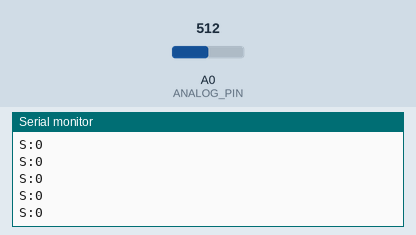
Recording of a sketch running on a simulated Arduino Uno, built with avr-gcc and run on an emulated ATmega328P. Parts: the last lines printed to the serial monitor. The test bench sets the inputs (shaded band); at power-on: A0 (ANALOG_PIN) = 512.

Above: at 4.2 s.
4.3 s: A0 (ANALOG_PIN) set to 716
At 5.88 s:
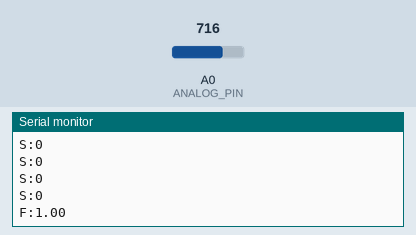
7.1 s: A0 (ANALOG_PIN) set to 1023
At 7.34 s:
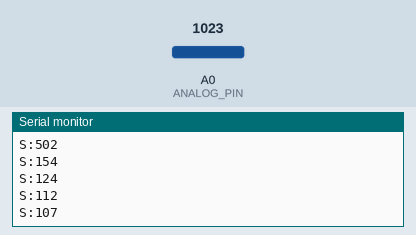
Timing chart, 0 to 10.1 s (numbered marks = the images above; inputs shaded):
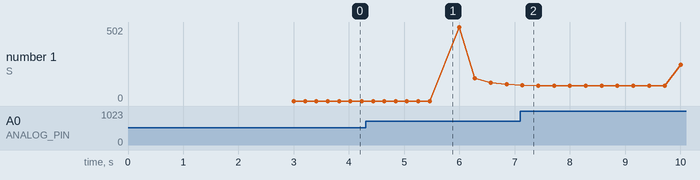

The sketch:

brainbird_eeg.ino
```cpp
/*
  BrainBird EEG — reference firmware.

  Reads an analog sensor on ANALOG_PIN, decides on-device whether the user has
  produced a flap intent, and streams a tiny ASCII protocol over USB serial.
  The browser does no DSP: it only parses F: and S: lines.

  Protocol (115200 baud, Serial.println terminates with \r\n):
    S:<value>          signal strength, 0-1024, at ~10 Hz
    F:<confidence>     flap intent, confidence 0.00-1.00, at most one per REFRACTORY_US

  Hardware-agnostic by design. Point ANALOG_PIN at whatever your EEG front-end
  outputs. Tested signal sources:
    - Grove Human ThinkWave (analog wave out)
    - Any emg/eeg board with an analog envelope output
    - A potentiometer, to rehearse without a head (turn it fast to flap)

  Calibration: on power-up the sketch samples ANALOG_PIN for CALIB_MS and
  records the baseline mean and spread. It then fires a flap when the signal
  departs from baseline by more than TRIGGER_SIGMA standard deviations, and
  waits REFRACTORY_US before it can fire again.

  Tune in this order if flaps are unreliable:
    1. Open the Serial Monitor at 115200 and watch S: while wearing the device.
    2. Raise TRIGGER_SIGMA until random flaps stop at rest.
    3. Lower it until a deliberate focus attempt still crosses.
*/

#include <Arduino.h>

const int ANALOG_PIN     = A0;
const int BAUD           = 115200;

const unsigned long CALIB_MS       = 3000;     // baseline capture at power-up
const unsigned long SAMPLE_US      = 4000;     // 250 Hz sampling
const unsigned long STRENGTH_US    = 100000;   // S: line rate (10 Hz)
const unsigned long REFRACTORY_US  = 250000;   // device-side debounce, matches client
const float TRIGGER_SIGMA          = 2.5f;   // departures per std-dev that count

// Detector state: baseline from calibration, live spread tracked with an EMA.
float baseMean = 0.0f, baseVar = 1.0f;
float liveVar  = 1.0f;
unsigned long lastFlapAt = 0;
bool calibrated = false;

void setup() {
  Serial.begin(BAUD);
  pinMode(ANALOG_PIN, INPUT);
  Serial.println("BrainBird EEG v1 starting...");
  Serial.println("calibrating baseline (3s)");
  calibrate();
}

void calibrate() {
  unsigned long t0 = millis();
  double sum = 0, sumSq = 0;
  long n = 0;
  while (millis() - t0 < CALIB_MS) {
    float v = readSample();
    sum += v; sumSq += (double)v * v; n++;
    delayMicroseconds(SAMPLE_US);
  }
  if (n < 10) n = 10;                     // guard against a dead input
  baseMean = (float)(sum / n);
  baseVar  = (float)(sumSq / n - (double)baseMean * baseMean);
  if (baseVar < 1.0f) baseVar = 1.0f;     // never divide by a flat baseline
  liveVar  = baseVar;
  calibrated = true;
}

// Reads one sample with a small oversleep-and-average for noise rejection.
float readSample() {
  long acc = 0;
  for (int i = 0; i < 4; i++) acc += analogRead(ANALOG_PIN);
  return (float)acc / 4.0f;
}

void loop() {
  static unsigned long lastSample = 0, lastStrength = 0;
  if (!calibrated) return;

  // microsecond clock throughout: no millis()/micros() mixing, no truncation
  unsigned long now = micros();
  if (now - lastSample < SAMPLE_US) return;
  lastSample = now;

  float v = readSample();
  float deviation = fabsf(v - baseMean);

  // EMA of variance: adapts to slow drift in electrode contact.
  float inst = deviation * deviation;
  liveVar = 0.98f * liveVar + 0.02f * inst;
  float sigma = sqrtf(liveVar > baseVar ? liveVar : baseVar);

  // strength = deviation scaled into the 10-bit ADC range
  if (now - lastStrength >= STRENGTH_US) {
    lastStrength = now;
    int scaled = constrain((int)(deviation / sigma * 100.0f), 0, 1024);
    Serial.print("S:");
    Serial.println(scaled); // wire format == printf("S:%d\n")
  }

  if (now - lastFlapAt < REFRACTORY_US) return;
  if (deviation < TRIGGER_SIGMA * sigma) return;

  // Confidence grows with how far past the trigger the signal went, capped at 1.
  float overshoot = deviation / (TRIGGER_SIGMA * sigma) - 1.0f;
  float confidence = constrain(0.5f + 0.5f * overshoot, 0.5f, 1.0f);
  lastFlapAt = now;
  Serial.print("F:");
  Serial.print(confidence, 2); // 2 decimals == printf("%.2f")
  Serial.println();
}
```

Measured:
- after the input at 4.3 s, the serial monitor: prints a new line after 1.4 s (image 1)
- plotted number 1: 0 → 112 after the input at 4.3 s, 112 → 161 after the input at 7.1 s
